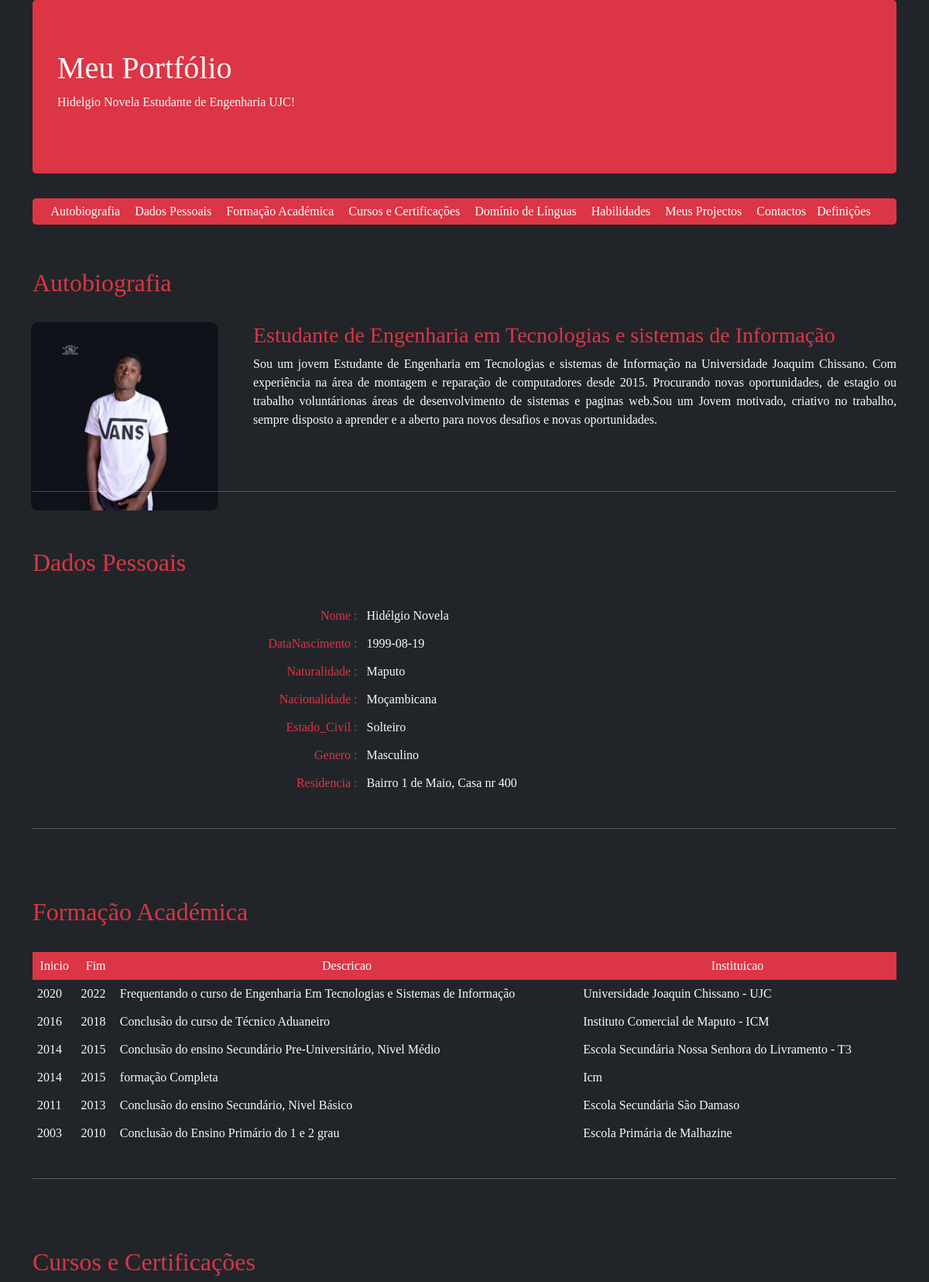
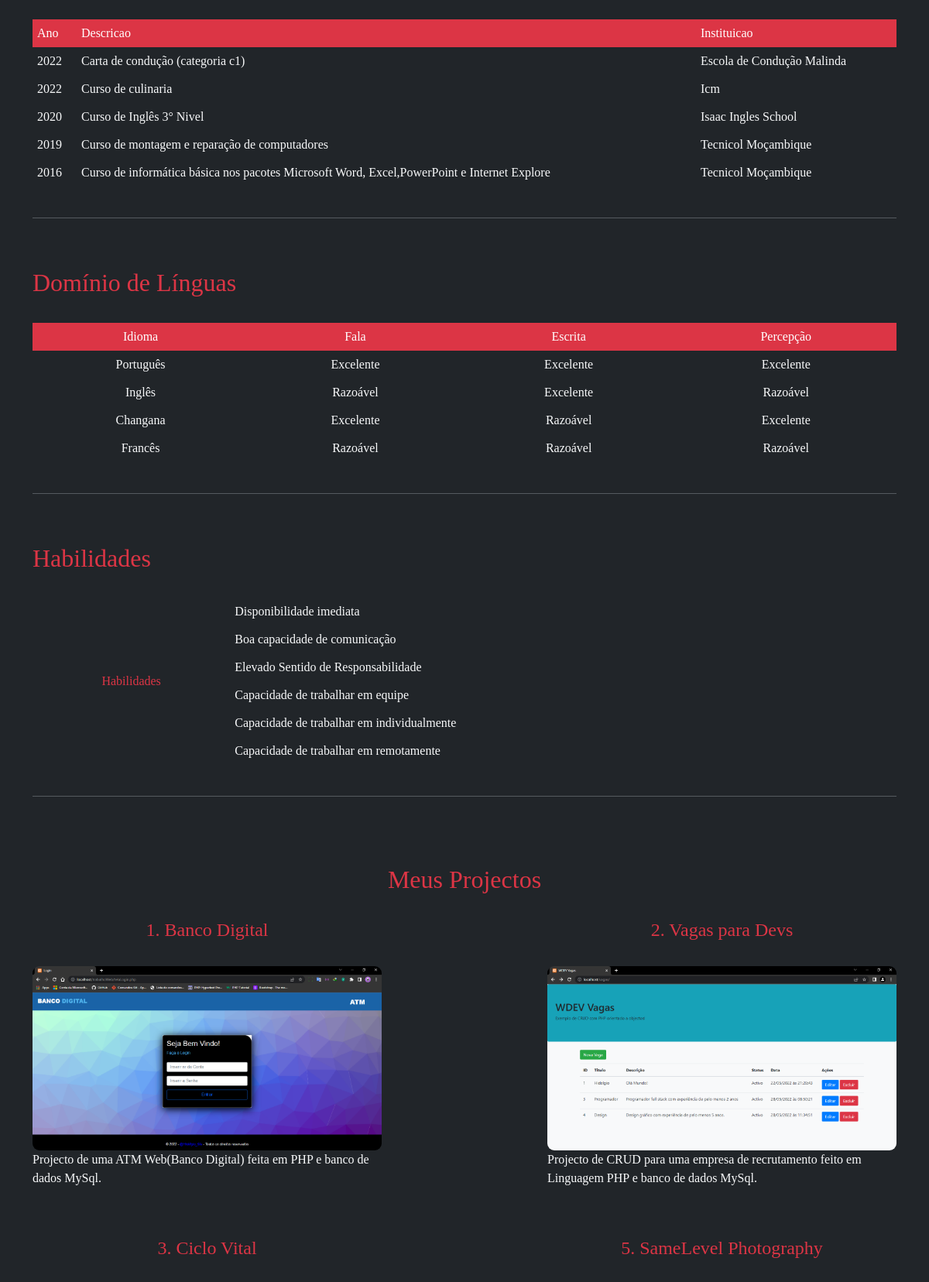
The page / (upper part) on the database its author committed (2 pictures, top to bottom).
### tables this page shows
CREATE TABLE `menu` (
  `id` int(11) NOT NULL,
  `titulo1` varchar(80) NOT NULL,
  `titulo2` varchar(80) NOT NULL,
  `titulo3` varchar(80) NOT NULL,
  `titulo4` varchar(80) NOT NULL,
  `titulo5` varchar(80) NOT NULL,
  `titulo6` varchar(80) NOT NULL,
  `titulo7` varchar(80) NOT NULL,
  `titulo8` varchar(80) NOT NULL,
  `titulo9` varchar(50) NOT NULL
);

CREATE TABLE `autobi` (
  `id` int(11) NOT NULL,
  `titulo` varchar(500) NOT NULL,
  `subTitulo` varchar(500) NOT NULL,
  `descricao` text NOT NULL
);

CREATE TABLE `formacao` (
  `id` int(11) NOT NULL,
  `Inicio` year(4) NOT NULL,
  `Fim` year(4) NOT NULL,
  `Descricao` text NOT NULL,
  `Instituicao` varchar(100) NOT NULL
);

CREATE TABLE `certificacoes` (
  `id` int(11) NOT NULL,
  `Ano` year(4) NOT NULL,
  `Descricao` varchar(250) NOT NULL,
  `Instituicao` varchar(100) NOT NULL
);

CREATE TABLE `linguas` (
  `id` int(11) NOT NULL,
  `Idioma` varchar(25) NOT NULL,
  `Fala` varchar(25) NOT NULL,
  `Escrita` varchar(25) NOT NULL,
  `Percepção` varchar(25) NOT NULL
);

### index.php (called while the page is built, shortened)
<?php
include __DIR__ . '/include/header.php';
include __DIR__ . '/include/listagem1.php';
include __DIR__ . '/include/listagem2.php';
include __DIR__ . '/include/listagem3.php';
include __DIR__ . '/include/listagem4.php';
include __DIR__ . '/include/listagem5.php';
include __DIR__ . '/include/listagem6.php';
include __DIR__ . '/include/listagem7.php';
include __DIR__ . '/include/footer.php';

### app/Db/db.php (called while the page is built, shortened)
<?php
try {
	$db = new PDO('mysql:host=' . HOST . '; dbname=' . DATABASE, DBUSER, DBPASS);
} catch (Exception $e) {
	echo $e->getMessage();
}
function buscaDado($sql)
{
	global $db;
	$cmd = $db->prepare($sql);
	$cmd->execute();
	$res = $cmd->fetch(PDO::FETCH_ASSOC);
	return $res;
}
function buscaDados($sql)
{
	global $db;
	$cmd = $db->prepare($sql);
	$cmd->execute();
	$res = $cmd->fetchAll(PDO::FETCH_ASSOC);
	return $res;
}
function buscaEspecial($sql)
{
	global $db;
	$cmd = $db->prepare($sql);
	$cmd->execute();
	$res = $cmd->fetchAll(PDO::FETCH_OBJ);
	return $res;
}

### include/listagem3.php (the view)
<br>
    <?php
    $dados = buscaDados("SELECT * FROM `formacao` ORDER BY `formacao`.`Fim` DESC");
    $titulo = buscaDado("SELECT * FROM menu;");
    ?>
    <div>
        <h2 class="text-danger" id="link3">
            <?php echo $titulo['titulo3']; ?>
        </h2>
        <br>
    </div>
    <div class="formacao">
        <table style=" width:100%;  ">
            <tr class="bg-danger" style="color: white;">
                <?php
                if (count($dados) > 0) {
                    for ($i = 0; $i < 1; $i++) {
                        foreach ($dados[$i] as $k => $v) {
                            if ($k != "id") {
                                if ($k != "Ano") {
                                    ?><th colspan="" style="text-align:center;"> <?php echo $k;?> </th> <?php
                                }
                            }
                        }
                    }
                }
                ?>
            </tr>
            <?php
            if (count($dados) > 0) {
                for ($i = 0; $i < count($dados); $i++) {
                    echo "<tr>";
                    foreach ($dados[$i] as $k => $v) {
                        if ($k != "id") {
                            echo "<td>" . $v . "</td>";
                        }
                    } ?>
            <?php
                    echo "</tr>";
                }
            }
            ?>
        </table>
        <br>
        <hr style="color:aliceblue ;"><br><br><br>
    </div>

### include/header.php (shortened to what this page needs)
<!doctype html>
<html lang="en">
<head>
    <link rel="stylesheet" href="https://cdn.jsdelivr.net/npm/bootstrap@4.0.0/dist/css/bootstrap.min.css">
    <link rel="stylesheet" type="text/css" href="./css/bootstrap.min.css">
    <link rel="stylesheet" type="text/css" href="./css/css.css">
</head>
<body class="bg-dark text-light">
    <?php
    require __DIR__ . '/../app/Db/db.php';
    $titulo = buscaDado("SELECT * FROM menu;");
    ?>
    <div class="container" id="link0">
        <div class="jumbotron bg-danger" style="position: relative;">
            <h1>Meu Portfólio</h1>
            <p>Hidelgio Novela Estudante de Engenharia UJC! </p>
        </div>
        <div class="sticky jumbotron bg-danger" style="text-align: center; padding: 5px;">
            <a style="display: inline-block; margin-right: 15px; text-decoration: none; color: white; font-size: 16px" href="#link1">
                <?php echo $titulo['titulo1']; ?>
            </a>
            <a style="display: inline-block; margin-right: 15px; text-decoration: none; color: white; font-size: 16px" href="#link2">
                <?php echo $titulo['titulo2']; ?>
            </a>
            <a style="display: inline-block; margin-right: 15px; text-decoration: none; color: white; font-size: 16px" href="#link3">
                <?php echo $titulo['titulo3']; ?>
            </a>
            <a style="display: inline-block; margin-right: 15px; text-decoration: none; color: white; font-size: 16px" href="#link4">
                <?php echo $titulo['titulo4']; ?>
            </a>
            <a style="display: inline-block; margin-right: 15px; text-decoration: none; color: white; font-size: 16px" href="#link5">
                <?php echo $titulo['titulo5']; ?>
            </a>
            <a style="display: inline-block; margin-right: 15px; text-decoration: none; color:white; font-size: 16px" href="#link6">
                <?php echo $titulo['titulo6']; ?>
            </a>
            <a style="display: inline-block; margin-right: 15px; text-decoration: none; color: white; font-size: 16px" href="#link7">
                <?php echo $titulo['titulo7']; ?>
            </a>
            <a style="display: inline-block; margin-right: 10px; text-decoration: none; color:white; font-size: 16px" href="#link8">
                <?php echo $titulo['titulo8']; ?>
            </a>
            <a style="display: inline-block; margin-right: 10px; text-decoration: none; color:white; font-size: 16px" href="#link8">
                <?php echo $titulo['titulo9']; ?>
            </a>
        </div>

### include/listagem1.php (shortened to what this page needs)
<br>
    <?php
    $dados = buscaDado("SELECT * FROM autobi;");
    ?>
    <div>
        <h2 class="text-danger" id="link1">
            <?php
            echo $dados['titulo'];
            ?>
        </h2>
        <br>
        <div class="row">
            <div class="col-3" >
                <img src="app/img/hidell.jpg" alt="hidelgio" style="width: 85%;  border-radius: 9px;" class="hidell">
            </div>
            <div class="col-9"  style="position:relative;">
                <h3 class="text-danger">
                    <?php
                    echo $dados['subTitulo'];
                    ?>
                </h3>
                <p style="text-align:justify ;">
                    <?php
                    echo $dados['descricao'];
                    ?>
                </p>
            </div>
        </div>
    </div>
    <br><br><hr style="color:aliceblue ;"><br><br>

### include/listagem2.php
<?php
$dados = buscaEspecial("SELECT * FROM dadospessoais;");
?>
<div>
  <h2 class="text-danger">
    <?php
    for ($i = 0; $i < count($dados); $i++) {
      foreach ($dados[$i] as $k => $v) {
        if ($k == "titulo") {
    ?>
          <h2 class="text-danger" id="link2">
            <?php echo $v; ?>
          </h2>
    <?php
        }
      }
    }
    ?>
  </h2>
  <br>
</div>
<center>
  <table style=" width:100%;">
    <?php
    if (count($dados) > 0) {
      for ($i = 0; $i < count($dados); $i++) {
        foreach ($dados[$i] as $k => $v) {
          if ($k != "id" & $k != "titulo") {
            echo "<tr>";
    ?>
            <th class="text-danger" style="text-align:right;">
              <?php echo $k, " :"; ?>
            </th>
    <?php
            echo "<td>" . $v . "</td>";
            echo "</tr>";
          }
        }
      }
    }?>
  </table>
</center>
<br><hr style="color:aliceblue ;"><br><br>

### include/listagem4.php
<?php
$dados = buscaDados("SELECT * FROM `certificacoes` ORDER BY `certificacoes`.`Ano` DESC;");
$titulo = buscaDado("SELECT * FROM menu;");
?>
<div>
    <h2  class="text-danger" id="link4">
    <?php
        echo $titulo['titulo4'];
        ?>
    </h2>
    <br>
</div>
<div class="formacao">
    <table style=" width:100%;  ">
        <tr class="bg-danger" style="color: white;">
     <?php
       if (count($dados) > 0)
       {
           for ($i = 0; $i < 1; $i++) {
               foreach ($dados[$i] as $k => $v) {
                   if ($k != "id") {
                       echo "<th>" . $k . "</th>";
                   }
               }
           }
       }
       ?>
        </tr>
        <?php
        if (count($dados) > 0)
        {
            for ($i = 0; $i < count($dados); $i++) {
                echo "<tr>";
                foreach ($dados[$i] as $k => $v) {
                    if ($k != "id") {
                        echo "<td>" . $v . "</td>";
                    }
                } ?>
        <?php
                echo "</tr>";
            }
        }
        ?>
    </table>
    <br><hr style="color:aliceblue ;"><br><br>
</div>

### include/listagem5.php
<?php
$dados = buscaDados("SELECT *  FROM linguas;");
$titulo = buscaDado("SELECT * FROM menu;");
?>
<div>
    <h2  class="text-danger" id="link5">
    <?php
        echo $titulo['titulo5'];
        ?>
    </h2>
    <br>
</div>
<div class="formacao">
    <table style=" width:100%;  ">
        <tr class="bg-danger" style="color: white;">
     <?php
       if (count($dados) > 0)
       {
           for ($i = 0; $i < 1; $i++) {
               foreach ($dados[$i] as $k => $v) {
                   if ($k != "id") {
                    ?> <th style = "text-align: center;"> <?php echo  $k; ?> </th> <?php
                   }
               }
           }
       }
       ?>
        </tr>
        <?php
        if (count($dados) > 0)
        {
            for ($i = 0; $i < count($dados); $i++) {
                echo "<tr>";
                foreach ($dados[$i] as $k => $v) {
                    if ($k != "id") {
                        ?> <td style = "text-align: center;"> <?php echo  $v; ?> </td> <?php
                    }
                } ?>
        <?php
                echo "</tr>";
            }
        }
        ?>
    </table>
    <br><hr style="color:aliceblue ;"><br><br>
</div>

### include/listagem6.php
<?php
$dados = buscaEspecial("SELECT * FROM habilidades;");
$titulo = buscaDado("SELECT * FROM menu;");
?>
<div>
  <h2 class="text-danger" id="link6">
  <?php
          echo $titulo['titulo6'];
          ?>
  </h2>
  <br>
</div>
<center>
  <table style=" width:100%;">
    <?php
         if (count($dados) > 0)
         {
          for ($i = 0; $i <1; $i++) {
            echo "<tr>";
            foreach ($dados[$i] as $k => $v) {
                if ($k != "id") {
                    ?><th rowspan="<?php echo count($dados) +1 ?>" style = "text-align: center;"  class="text-danger"> <?php echo $k; ?> </th> <?php
                }
            }
          }
             for ($i = 0; $i < count($dados); $i++) {
                 echo "<tr>";
                 foreach ($dados[$i] as $k => $v) {
                     if ($k != "id") {
                         echo "<td>" . $v . "</td>";
                     }
                 }
                 ?>
         <?php
                 echo "</tr>";
             }
         }
         ?>
  </table>
</center>
<br><hr style="color:aliceblue ;"><br><br><br>

### include/listagem7.php (shortened to what this page needs)
<?php
$titulo = buscaDado("SELECT * FROM menu;");
?>
<div>
    <center>
        <h2 class="text-danger" id="link7">
            <?php
            echo $titulo['titulo7'];
            ?>
        </h2>
    </center>
    <br>
</div>
<div class="row">
    <div class="col-5">
        <center>
            <h4 class="text-danger">1. Banco Digital</h4>
        </center><br>
        <img src="app/img/projecto1.1.png" alt="atm" style="width: 100%;">
        <p>Projecto de uma ATM Web(Banco Digital) feita em PHP e banco de dados MySql.</p>
        <br><br>
    </div>
    <div class="col-2">
    </div>
    <div class="col-5">
        <center>
            <h4 class="text-danger">2. Vagas para Devs</h4>
        </center><br>
        <img src="app/img/projecto5.png" alt="atm" style="width: 100%;">
        <p>Projecto de CRUD para uma empresa de recrutamento feito em Linguagem PHP e banco de dados MySql.</p>
    </div>
    <div class="col-5">
        <center>
            <h4 class="text-danger">3. Ciclo Vital</h4>
        </center><br>
    </div>
    <div class="col-2">
    </div>
    <div class="col-5">
        <center>
            <h4 class="text-danger">5. SameLevel Photography</h4>
        </center><br>
    </div>
</div>
<br><br><br>
<br><br><br>
</div>

### include/footer.php (shortened to what this page needs)
</body>
</html>

### css/css.css (style rules this page uses)
* { margin: 0; padding: 0; font-size: 100%; border: none; outline: none; font-weight: 300; box-sizing: border-box; font-family: 'Grandstander', cursive; }

### include/header.php (style rules this page uses)
th, td { padding: 6px; }
.sticky { position: -webkit-sticky; position: sticky; top: 0; padding: 5px; }
.hidell { position: absolute; left: 10px; top: 0px; bottom: 10px; z-index: -4; }
img { border-radius: 9px; }

### rows shown on the page
menu: titulo1 "Autobiografia", titulo2 "Dados Pessoais", titulo3 "Formação Académica", titulo4 "Cursos e Certificações", titulo5 "Domínio de Línguas", titulo6 "Habilidades", titulo7 "Meus Projectos", titulo8 "Contactos", titulo9 "Definições"
autobi: titulo "Autobiografia", subTitulo "Estudante de Engenharia em Tecnologias e sistemas de Informação", descricao "Sou um jovem Estudante de Engenharia em Tecnologias e sistemas de Informação na Universidade Joaquim Chissano. Com experiência na área de montagem e reparação de computadores desde 2015. Procurando novas oportunidades, de estagio ou trabalho voluntárionas áreas de desenvolvimento de sistemas e paginas web.Sou um Jovem motivado, criativo no trabalho, sempre disposto a aprender e a aberto para novos desafios e novas oportunidades."
formacao: Inicio "2020", Fim "2022", Descricao "Frequentando o curso de Engenharia Em Tecnologias e Sistemas de Informação", Instituicao "Universidade Joaquin Chissano - UJC"
formacao: Inicio "2016", Fim "2018", Descricao "Conclusão do curso de Técnico Aduaneiro", Instituicao "Instituto Comercial de Maputo - ICM"
formacao: Inicio "2014", Fim "2015", Descricao "Conclusão do ensino Secundário Pre-Universitário, Nivel Médio", Instituicao "Escola Secundária Nossa Senhora do Livramento - T3"
formacao: Inicio "2014", Fim "2015", Descricao "formação Completa", Instituicao "Icm"
formacao: Inicio "2011", Fim "2013", Descricao "Conclusão do ensino Secundário, Nivel Básico", Instituicao "Escola Secundária São Damaso"
formacao: Inicio "2003", Fim "2010", Descricao "Conclusão do Ensino Primário do 1 e 2 grau", Instituicao "Escola Primária de Malhazine"
certificacoes: Ano "2022", Descricao "Carta de condução (categoria c1)", Instituicao "Escola de Condução Malinda"
certificacoes: Ano "2022", Descricao "Curso de culinaria", Instituicao "Icm"
certificacoes: Ano "2020", Descricao "Curso de Inglês 3° Nivel", Instituicao "Isaac Ingles School"
certificacoes: Ano "2019", Descricao "Curso de montagem e reparação de computadores", Instituicao "Tecnicol Moçambique"
certificacoes: Ano "2016", Descricao "Curso de informática básica nos pacotes Microsoft Word, Excel,PowerPoint e Internet Explore", Instituicao "Tecnicol Moçambique"
linguas: Idioma "Português", Fala "Excelente", Escrita "Excelente", Percepção "Excelente"
linguas: Idioma "Inglês", Fala "Razoável", Escrita "Excelente", Percepção "Razoável"
linguas: Idioma "Changana", Fala "Excelente", Escrita "Razoável", Percepção "Excelente"
linguas: Idioma "Francês", Fala "Razoável", Escrita "Razoável", Percepção "Razoável"

### other values the page prints
$v "Dados Pessoais"
$k "Nome"
$v "Hidélgio Novela"
$k "DataNascimento"
$v "1999-08-19"
$k "Naturalidade"
$v "Maputo"
$k "Nacionalidade"
$v "Moçambicana"
$k "Estado_Civil"
$v "Solteiro"
$k "Genero"
$v "Masculino"
$k "Residencia"
$v "Bairro 1 de Maio, Casa nr 400"
